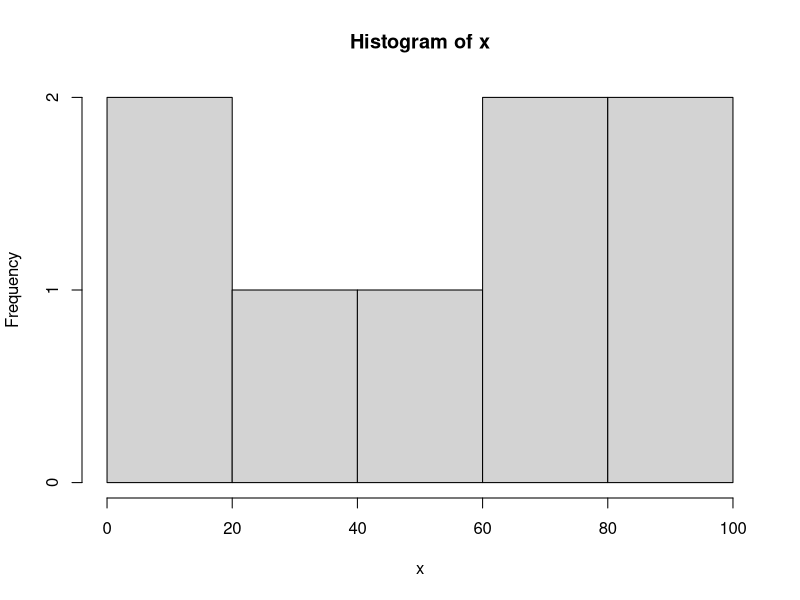
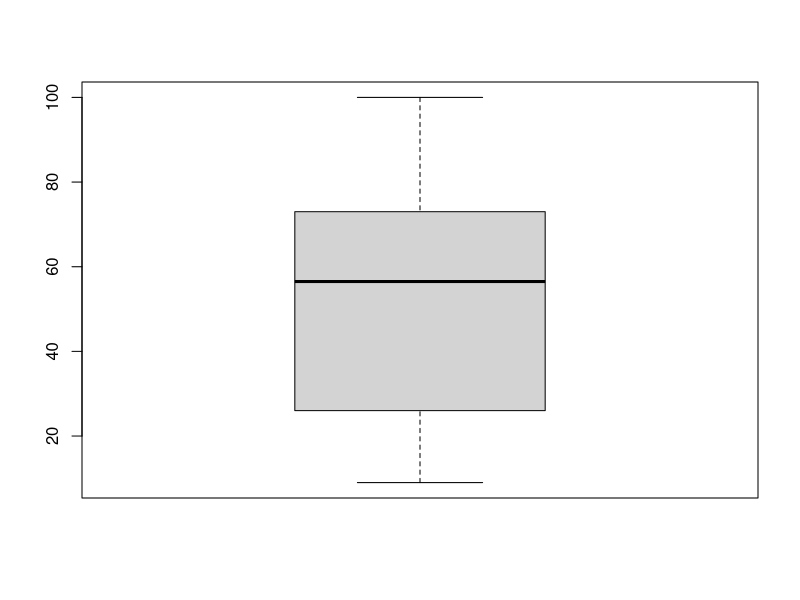

Generate these figures, in order, with R:

# Storing the numbers as a vector.
# c()  is the combine function. it returns a vector (one dimensional array)
x = c(9, 16, 36, 49, 64, 65, 81, 100)

# length()  will give the length
length(x)

# max()   will give the maximum among the numbers.
max(x)

# min()   will give the minimum among the numbers.
min(x)

# sqrt()   will give the square root
sqrt(x)

#  Round off
round(sqrt(x))

# floor round off / integer round off.
floor(sqrt(x))

#  Sum of all the members.
sum(x)

#  Product of all members
prod(x)

#  Exponent of all
exp(x)

#  log
log(x)

# common logarithm ie; logarithm with base 10. 
log10(x)

#  Binary logarithm
log2(x)

# summary  :  min, max, median, 3rd Quartile.
summary(x)

# Histogram plot
hist(x)

# Box plot
boxplot(x)


